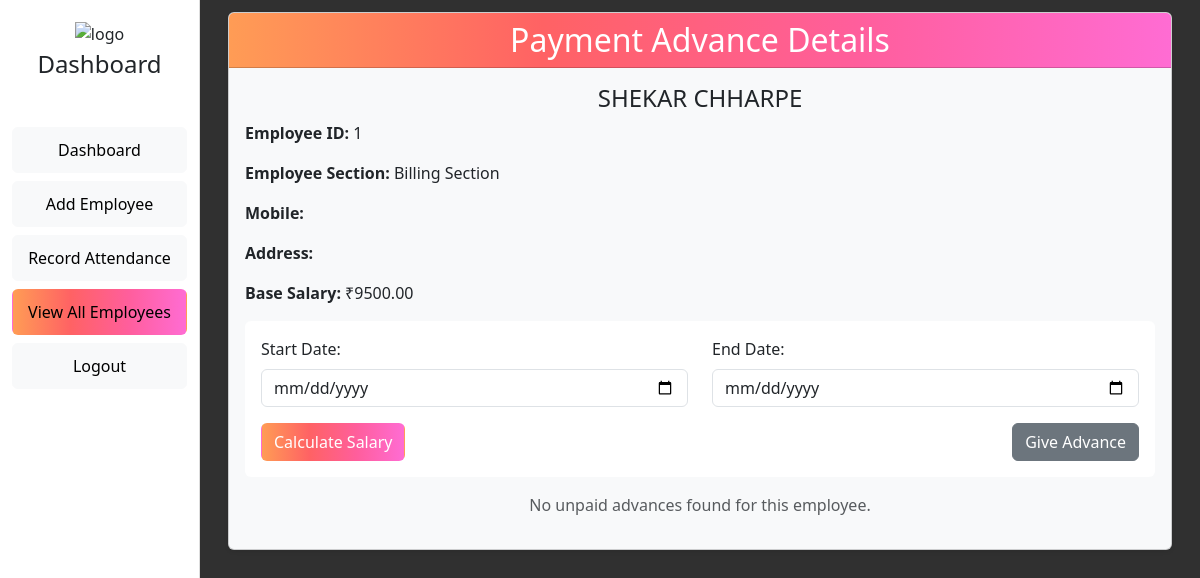
Page /view/1/ (signed in) on the earlier database version.
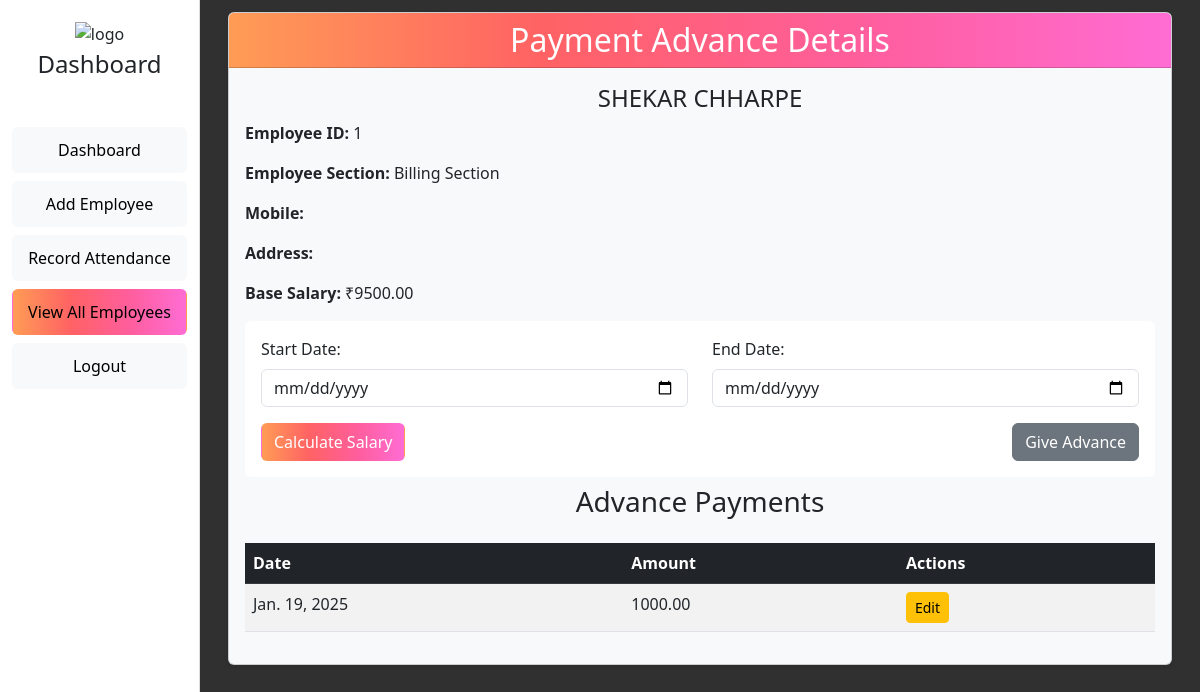
Same page on the later database version.
### emp/models.py (models this page shows, shortened)
class AdvancePayment(models.Model):
    employee = models.ForeignKey(Employee, on_delete=models.CASCADE)
    amount = models.DecimalField(max_digits=10, decimal_places=2)
    date = models.DateField(default=now)
    is_paid = models.BooleanField(default=False)  # New boolean field

### emp/views.py (the view)
# urls.py: path('view/<int:employee_id>/', views.view_employee_attendance, name='view_employee_attendance'),
def view_employee_attendance(request, employee_id):
    if request.user.is_authenticated and request.user.is_superuser:
        employee = get_object_or_404(Employee, id=employee_id)
        advances = AdvancePayment.objects.filter(
            employee=employee,
            is_paid=False
        )
        return render(request, 'view_employee_attendance.html', {'employee': employee, 'advances': advances})
    else:
        return redirect("admin_login")

### emp/templates/view_employee_attendance.html (shortened to what the changed rows need)
<!DOCTYPE html>
<html lang="en">
<head>
    <link rel="stylesheet" href="https://cdn.jsdelivr.net/npm/bootstrap@5.3.0/dist/css/bootstrap.min.css">
</head>
<body>
    <div class="container-fluid">
        <div class="row">
            <div class="col-md-9 col-lg-10" style="background-color: #303030;">
                <div class="container mt-2">
                    <div class="rounded-2 p-1">
                        <div class="card bg-light rounded shadow-sm">
                            <div class="card-header gradient-custom-2 text-white">
                                <h2 class="text-center mb-0">Payment Advance Details</h2>
                            </div>
                            <div class="card-body">
                                <h4 class="text-center">{{ employee.first_name }} {{ employee.last_name }}</h4>
                                <p><strong>Employee ID:</strong> {{ employee.id }}</p>
                                <p><strong>Employee Section:</strong> {{ employee.section }}</p>
                                <p><strong>Mobile:</strong> {{ employee.mobile }}</p>
                                <p><strong>Address:</strong> {{ employee.address }}</p>
                                <p><strong>Base Salary:</strong> ₹{{ employee.base_salary }}</p>
                                <form method="POST" id="salaryForm" class="p-3 bg-white rounded">
                                    <div class="row mb-3">
                                    </div>
                                    <div class="d-flex justify-content-between">
                                    </div>
                                </form>
                                {% if advances.exists %}
                                <div class="mt-2">
                                    <h3 class="text-center text-dark">Advance Payments</h3>
                                    <table class="table table-striped mt-4 bg-light">
                                        <thead class="table-dark">
                                            <tr>
                                                <th>Date</th>
                                                <th>Amount</th>
                                                <th>Actions</th>
                                            </tr>
                                        </thead>
                                        <tbody id="advanceTableBody">
                                            {% for advance in advances %}
                                            <tr>
                                                <td>{{ advance.date }}</td>
                                                <td>{{ advance.amount }}</td>
                                                <td>
                                                    <button class="btn btn-sm btn-warning"
                                                        onclick="editAdvance('{{ advance.id }}', '{{ advance.date }}', '{{ advance.amount }}')">
                                                        Edit
                                                    </button>
                                                </td>
                                            </tr>
                                            {% endfor %}
                                        </tbody>
                                    </table>
                                </div>
                                {% else %}
                                <p class="text-center text-muted mt-3">No unpaid advances found for this employee.</p>
                                {% endif %}
                            </div>
                        </div>
                    </div>
                </div>
            </div>
        </div>
    </div>
</body>
</html>

Differences in the rows shown:
added AdvancePayment: date "Jan. 19, 2025", amount "1000.00"
Other differences:
text no longer shown: "No unpaid advances found for this employee."
text now shown: "Advance Payments Date Amount Actions"
